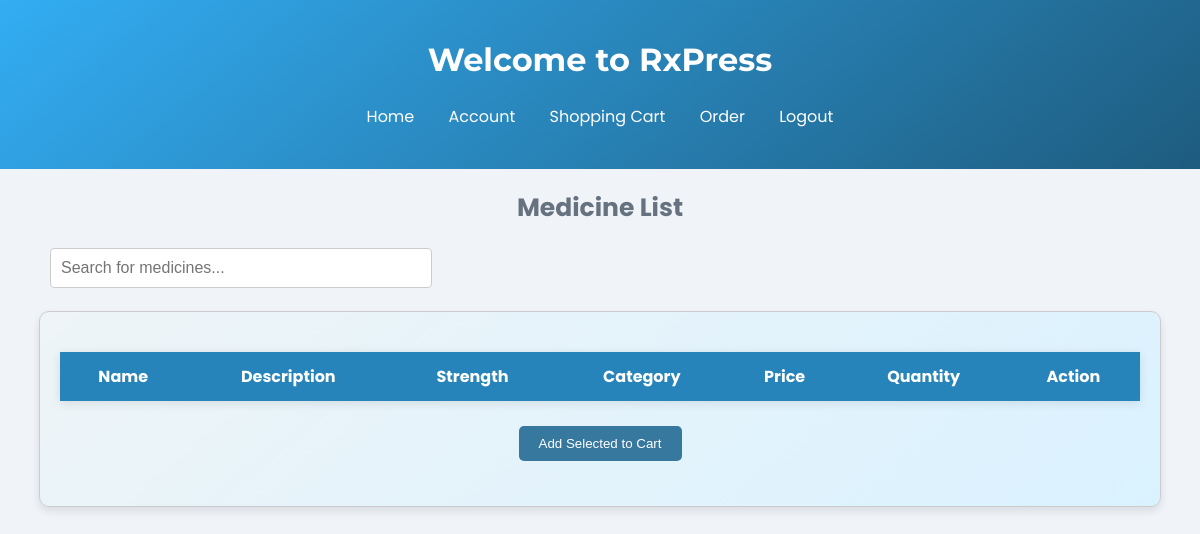
Before: /homepage/homepage/ with the older database file.
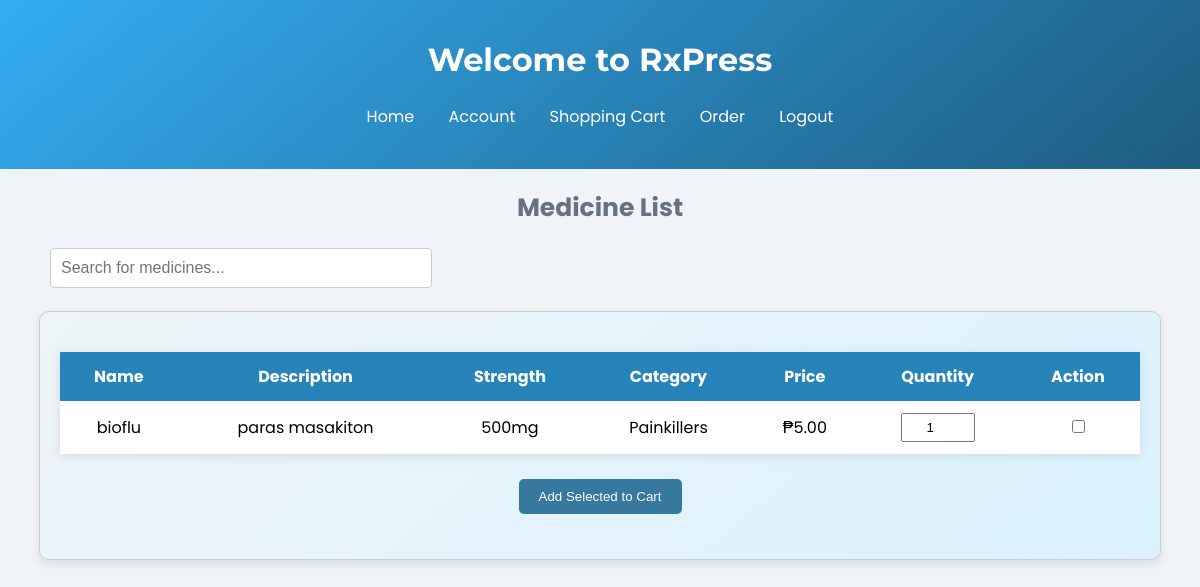
After: the same page with the newer database file.
### admin_dashboard/models.py (models this page shows, shortened)
class Medicine(models.Model):
    name = models.CharField(max_length=100)
    description = models.TextField()
    strength = models.CharField(max_length=50)
    category = models.CharField(max_length=100)
    price = models.DecimalField(max_digits=10, decimal_places=2)
    quantity = models.PositiveIntegerField()  # Prevents negative quantities

### homepage/views.py (the view)
# urls.py: path('homepage/', include('homepage.urls')),
def homepage(request):
    medicines = Medicine.objects.all()  # Fetch all medicines from the database
    search_form = MedicineSearchForm(request.GET or None)  # Search form
    if search_form.is_valid():
        query = search_form.cleaned_data['search_query']
        if query:
            medicines = medicines.filter(name__icontains=query)  # Filter based on search query
    add_to_cart_form = AddToCartForm()
    return render(request, 'homepage.html', {
        'medicines': medicines,
        'search_form': search_form,
        'add_to_cart_form': add_to_cart_form,
    })

### homepage/forms.py
class MedicineSearchForm(forms.Form):
    search_query = forms.CharField(
        required=False,
        max_length=100,
        widget=forms.TextInput(attrs={
            'class': 'search-bar',
            'placeholder': 'Search for medicines...',
            'onkeyup': 'filterMedicines()'
        })
    )

class AddToCartForm(forms.Form):
    medicine_id = forms.IntegerField(widget=forms.HiddenInput())
    quantity = forms.IntegerField(
        min_value=1,
        initial=1,
        widget=forms.NumberInput(attrs={'class': 'quantity-input', 'style': 'width: 60px;'})
    )

### homepage/templates/homepage.html (shortened to what this page needs)
{% load static %}
<!DOCTYPE html>
<html lang="en">
<head>
    <link rel="stylesheet" href="{% static 'homepage.css' %}">
    <link rel="stylesheet" href="https://unicons.iconscout.com/release/v4.0.0/css/line.css">
</head>
<body>
<header>
    <h1 class="company-name">Welcome to RxPress</h1>
    <br>
    <div class="nav-container">
        <nav>
            <a href="{% url 'homepage:homepage' %}">Home</a>
            <a href="{% url 'profile_management:account' %}">Account</a>
            <a href="{% url 'shopping_cart:cart_view' %}">Shopping Cart</a>
            <a href="{% url 'orders:order_view' %}">Order</a>
            <a href="{% url 'logout' %}">Logout</a>
        </nav>
    </div>
</header>
<section>
    <h2 class="subtext">Medicine List</h2>
    <div>
        <input id="search-bar" type="text" placeholder="Search for medicines..." onkeyup="filterMedicines()">
    </div>
    <div class="container">
        <form method="post" action="{% url 'shopping_cart:add_to_cart' %}">
            <table id="medicine-table">
                <thead>
                    <tr>
                        <th>Name</th>
                        <th>Description</th>
                        <th>Strength</th>
                        <th>Category</th>
                        <th>Price</th>
                        <th>Quantity</th>
                        <th>Action</th>
                    </tr>
                </thead>
                <tbody>
                    {% for medicine in medicines %}
                        <tr>
                            <td>{{ medicine.name }}</td>
                            <td>{{ medicine.description }}</td>
                            <td>{{ medicine.strength }}</td>
                            <td>{{ medicine.category }}</td>
                            <td>₱{{ medicine.price }}</td>
                            <td><input type="number" name="quantity_{{ medicine.id }}" value="1" min="1" required></td>
                            <td><input type="checkbox" name="selected_items" value="{{ medicine.id }}"></td>
                        </tr>
                    {% endfor %}
                </tbody>
            </table>
            <br>
            <div style="text-align: center;">
                <button type="submit">Add Selected to Cart</button>
            </div>
        </form>
        <br>
    </div>
</section>
</body>
</html>

### homepage/static/homepage.css (style rules this page uses)
header { background: linear-gradient(500deg, #33ADF3, #1E5C7F); color: white; padding: 40px; text-align: center; }
header h1 { font-family: 'Montserrat', sans-serif; margin: 0; }
.nav-container nav a { color: white; margin: 0 15px; text-decoration: none; }
h2.subtext, h2 { text-align: center; margin-top: 20px; font-size: 25px; color: #66727f; }
.container { max-width: 90%; margin: 20px auto; padding: 20px; border: 1px solid #ccc; border-radius: 10px; background: linear-gradient(500deg, #EEF4F7, #DAF2FF); box-shadow: 0 4px 8px rgba(0, 0, 0, 0.1); }
table { width: 100%; margin-top: 20px; border-collapse: collapse; background-color: white; box-shadow: 0 2px 10px rgba(0, 0, 0, 0.1); }
th, td { padding: 12px; text-align: center; }
th { background-color: #2784bb; color: white; font-weight: bold; }
input[type="number"] { width: 50px; padding: 5px; text-align: center; }
button { background-color: #37789e; color: white; border: none; padding: 10px 20px; cursor: pointer; border-radius: 5px; }
#search-bar { margin-bottom: 3px; margin-left: 50px; width: 30%; padding: 10px; font-size: 16px; border: 1px solid #ccc; border-radius: 4px; }

### homepage/templates/homepage.html (style rules this page uses)
input[type="number"] { width: 60px; }

Changed rows visible on the page:
now on this page (row edited): Medicine: name "bioflu", description "paras masakiton", strength "500mg", category "Painkillers", price "5.00", id "1"
